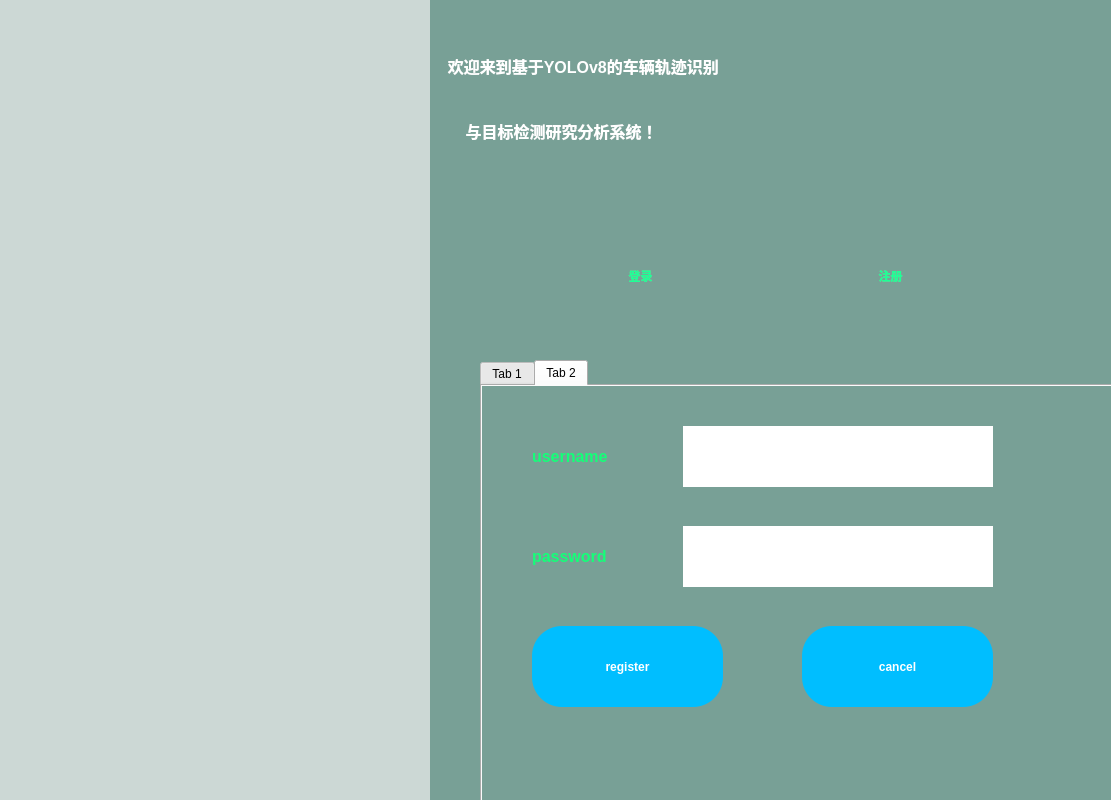
<?xml version="1.0" encoding="UTF-8"?>
<ui version="4.0">
 <class>Dialog</class>
 <widget class="QDialog" name="Dialog">
  <property name="geometry">
   <rect>
    <x>0</x>
    <y>0</y>
    <width>1111</width>
    <height>800</height>
   </rect>
  </property>
  <property name="acceptDrops">
   <bool>true</bool>
  </property>
  <property name="windowTitle">
   <string>login</string>
  </property>
  <property name="windowIcon">
   <iconset>
    <normaloff>../data/images/traffic.jpg</normaloff>../data/images/traffic.jpg</iconset>
  </property>
  <widget class="QLabel" name="label">
   <property name="geometry">
    <rect>
     <x>0</x>
     <y>0</y>
     <width>431</width>
     <height>801</height>
    </rect>
   </property>
   <property name="text">
    <string/>
   </property>
   <property name="pixmap">
    <pixmap>traffic.png</pixmap>
   </property>
  </widget>
  <widget class="QLabel" name="label_4">
   <property name="geometry">
    <rect>
     <x>430</x>
     <y>20</y>
     <width>671</width>
     <height>91</height>
    </rect>
   </property>
   <property name="styleSheet">
    <string notr="true">QLabel{
	color: white;
	font-size: 12pt;
	font-weight: bold;
}</string>
   </property>
   <property name="text">
    <string>    欢迎来到基于YOLOv8的车辆轨迹识别</string>
   </property>
  </widget>
  <widget class="QTabWidget" name="tabWidget">
   <property name="geometry">
    <rect>
     <x>480</x>
     <y>360</y>
     <width>641</width>
     <height>451</height>
    </rect>
   </property>
   <property name="styleSheet">
    <string notr="true">QTabWidget{
	border: 0;
	background-color: black;
	pane{right:-5px;}
}</string>
   </property>
   <property name="currentIndex">
    <number>1</number>
   </property>
   <widget class="QWidget" name="tab">
    <property name="styleSheet">
     <string notr="true">QWidget{
	background-color: rgb(120, 160, 150);
}</string>
    </property>
    <attribute name="title">
     <string>Tab 1</string>
    </attribute>
    <widget class="QLabel" name="label_2">
     <property name="geometry">
      <rect>
       <x>50</x>
       <y>40</y>
       <width>151</width>
       <height>61</height>
      </rect>
     </property>
     <property name="styleSheet">
      <string notr="true">QLabel{
	font-size: 12pt;
	font-weight: bold;
	color: rgb(20, 255, 120);
}</string>
     </property>
     <property name="text">
      <string>username</string>
     </property>
    </widget>
    <widget class="QLabel" name="label_3">
     <property name="geometry">
      <rect>
       <x>50</x>
       <y>140</y>
       <width>151</width>
       <height>61</height>
      </rect>
     </property>
     <property name="styleSheet">
      <string notr="true">QLabel{
	font-size: 12pt;
	font-weight: bold;
	color: rgb(20, 255, 120);
}</string>
     </property>
     <property name="text">
      <string>password</string>
     </property>
    </widget>
    <widget class="QPushButton" name="login_btn">
     <property name="geometry">
      <rect>
       <x>50</x>
       <y>240</y>
       <width>191</width>
       <height>81</height>
      </rect>
     </property>
     <property name="styleSheet">
      <string notr="true">QPushButton{
	font: 12pt &quot;Consolas&quot;;
	font-weight: bold;
	background-color: rgb(0,190,255);
	border-radius: 30%;
	color: white
}</string>
     </property>
     <property name="text">
      <string>login</string>
     </property>
    </widget>
    <widget class="QPushButton" name="cancel_btn1">
     <property name="geometry">
      <rect>
       <x>320</x>
       <y>240</y>
       <width>191</width>
       <height>81</height>
      </rect>
     </property>
     <property name="styleSheet">
      <string notr="true">QPushButton{
	font: 12pt &quot;Consolas&quot;;
	font-weight: bold;
	background-color: rgb(0,190,255);
	border-radius: 30%;
	color: white
}</string>
     </property>
     <property name="text">
      <string>cancel</string>
     </property>
    </widget>
    <widget class="QLineEdit" name="login_password">
     <property name="geometry">
      <rect>
       <x>200</x>
       <y>140</y>
       <width>311</width>
       <height>61</height>
      </rect>
     </property>
     <property name="styleSheet">
      <string notr="true">QLineEdit{
	font-size:8pt;
	background-color: white;
	border: 0;
}</string>
     </property>
    </widget>
    <widget class="QLineEdit" name="login_username">
     <property name="geometry">
      <rect>
       <x>200</x>
       <y>40</y>
       <width>311</width>
       <height>61</height>
      </rect>
     </property>
     <property name="styleSheet">
      <string notr="true">QLineEdit{
	font-size:12pt;
	background-color: white;
	border: 0;
}</string>
     </property>
    </widget>
   </widget>
   <widget class="QWidget" name="tab_2">
    <property name="styleSheet">
     <string notr="true">QWidget{
	background-color: rgb(120, 160, 150);
}</string>
    </property>
    <attribute name="title">
     <string>Tab 2</string>
    </attribute>
    <widget class="QLineEdit" name="reg_password">
     <property name="geometry">
      <rect>
       <x>200</x>
       <y>140</y>
       <width>311</width>
       <height>61</height>
      </rect>
     </property>
     <property name="styleSheet">
      <string notr="true">QLineEdit{
	font-size:8pt;
	background-color: white;
	border: 0;
}</string>
     </property>
    </widget>
    <widget class="QPushButton" name="reg_btn">
     <property name="geometry">
      <rect>
       <x>50</x>
       <y>240</y>
       <width>191</width>
       <height>81</height>
      </rect>
     </property>
     <property name="styleSheet">
      <string notr="true">QPushButton{
	font: 12pt &quot;Consolas&quot;;
	font-weight: bold;
	background-color: rgb(0,190,255);
	border-radius: 30%;
	color: white
}</string>
     </property>
     <property name="text">
      <string>register</string>
     </property>
    </widget>
    <widget class="QLineEdit" name="reg_username">
     <property name="geometry">
      <rect>
       <x>200</x>
       <y>40</y>
       <width>311</width>
       <height>61</height>
      </rect>
     </property>
     <property name="styleSheet">
      <string notr="true">QLineEdit{
	font-size:12pt;
	background-color: white;
	border: 0;
}</string>
     </property>
    </widget>
    <widget class="QLabel" name="label_5">
     <property name="geometry">
      <rect>
       <x>50</x>
       <y>140</y>
       <width>151</width>
       <height>61</height>
      </rect>
     </property>
     <property name="styleSheet">
      <string notr="true">QLabel{
	font-size: 12pt;
	font-weight: bold;
	color: rgb(20, 255, 120);
}</string>
     </property>
     <property name="text">
      <string>password</string>
     </property>
    </widget>
    <widget class="QPushButton" name="cancel_btn2">
     <property name="geometry">
      <rect>
       <x>320</x>
       <y>240</y>
       <width>191</width>
       <height>81</height>
      </rect>
     </property>
     <property name="styleSheet">
      <string notr="true">QPushButton{
	font: 12pt &quot;Consolas&quot;;
	font-weight: bold;
	background-color: rgb(0,190,255);
	border-radius: 30%;
	color: white
}</string>
     </property>
     <property name="text">
      <string>cancel</string>
     </property>
    </widget>
    <widget class="QLabel" name="label_6">
     <property name="geometry">
      <rect>
       <x>50</x>
       <y>40</y>
       <width>151</width>
       <height>61</height>
      </rect>
     </property>
     <property name="styleSheet">
      <string notr="true">QLabel{
	font-size: 12pt;
	font-weight: bold;
	color: rgb(20, 255, 120);
}</string>
     </property>
     <property name="text">
      <string>username</string>
     </property>
    </widget>
   </widget>
  </widget>
  <widget class="QPushButton" name="login_tab1">
   <property name="geometry">
    <rect>
     <x>540</x>
     <y>230</y>
     <width>201</width>
     <height>91</height>
    </rect>
   </property>
   <property name="styleSheet">
    <string notr="true">QPushButton{
	border: 0;
	height:80px;
	color: rgb(30,255,150);
	font: 20pt &quot;黑体&quot;;
	font-weight: bold;
}</string>
   </property>
   <property name="text">
    <string>登录</string>
   </property>
  </widget>
  <widget class="QPushButton" name="reg_tab2">
   <property name="geometry">
    <rect>
     <x>790</x>
     <y>230</y>
     <width>201</width>
     <height>91</height>
    </rect>
   </property>
   <property name="styleSheet">
    <string notr="true">QPushButton{
	border: 0;
	height:80px;
	color: rgb(30,255,150);
	font: 20pt &quot;黑体&quot;;
	font-weight: bold;
}</string>
   </property>
   <property name="text">
    <string>注册</string>
   </property>
  </widget>
  <widget class="QLabel" name="label_7">
   <property name="geometry">
    <rect>
     <x>430</x>
     <y>90</y>
     <width>661</width>
     <height>81</height>
    </rect>
   </property>
   <property name="styleSheet">
    <string notr="true">QLabel{
	color: white;
	font-size: 12pt;
	font-weight: bold;
}</string>
   </property>
   <property name="text">
    <string>        与目标检测研究分析系统！</string>
   </property>
  </widget>
  <widget class="QLabel" name="label_8">
   <property name="geometry">
    <rect>
     <x>430</x>
     <y>0</y>
     <width>681</width>
     <height>801</height>
    </rect>
   </property>
   <property name="styleSheet">
    <string notr="true">QLabel{
	background-color: rgb(120, 160, 150);
	color: white;
	font-size: 12pt;
	font-weight: bold;
}</string>
   </property>
   <property name="text">
    <string/>
   </property>
  </widget>
  <widget class="QLabel" name="label_9">
   <property name="geometry">
    <rect>
     <x>0</x>
     <y>0</y>
     <width>431</width>
     <height>801</height>
    </rect>
   </property>
   <property name="styleSheet">
    <string notr="true">QLabel{
	background-color: rgba(120, 160, 150, 0.3);
	color: white;
	font-size: 12pt;
	font-weight: bold;
}</string>
   </property>
   <property name="text">
    <string/>
   </property>
  </widget>
  <zorder>label_8</zorder>
  <zorder>reg_tab2</zorder>
  <zorder>label</zorder>
  <zorder>tabWidget</zorder>
  <zorder>login_tab1</zorder>
  <zorder>label_7</zorder>
  <zorder>label_4</zorder>
  <zorder>label_9</zorder>
 </widget>
 <resources/>
 <connections/>
</ui>
